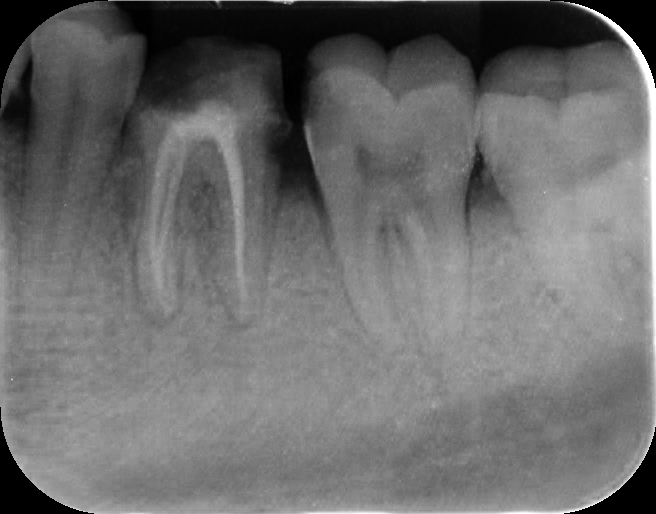
#> input picture project/sample_data/images/10.jpg, 656 x 514 px; its folder holds only this picture in this run
$ jupyter execute 'Final PreProcessing.ipynb'
#> lines starting #> are read from the running program, lines starting #| are printed output that depends on the picture; after the words box and inside, x2 and y2 are one past the last pixel; in counts of white or black regions, pixels touching at a corner belong together
[cell 1]
import matplotlib.pyplot as plt
import matplotlib.image as mpimg
import numpy as np
import os
from PIL import Image, ImageEnhance
import skimage
from skimage import io
from skimage import color
from skimage.filters import threshold_otsu
from skimage.feature import canny
from skimage.transform import rescale

[cell 2]
data_dir = 'sample_data/images'
sample_data = os.listdir(data_dir)
sample_data.sort(key=len)
sample_data

[cell 3]
save_dir = 'Processed_Img'

original_img = Image.open(os.path.join(data_dir, sample_data[0]))
#> original_img is the input picture: PIL image 656x514 RGB; min 0, max 255, mean 108.4
original_img_array = np.asarray(original_img)

original_img.thumbnail((32, 32))
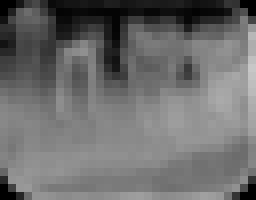
#> original_img: PIL image 32x25 RGB (shown 8 times larger); min 0, max 199, mean 108.3
resized_img_array = np.asarray(original_img)
io.imsave(os.path.join(save_dir, 'resized_img_array.png'), skimage.img_as_ubyte(resized_img_array))

pseudocolor_img_array = resized_img_array[:, :, 0]
io.imsave(os.path.join(save_dir, 'pseudocolor_img_array.png'), skimage.img_as_ubyte(pseudocolor_img_array))

cmap = plt.cm.nipy_spectral
cmap_img_array = cmap(pseudocolor_img_array)
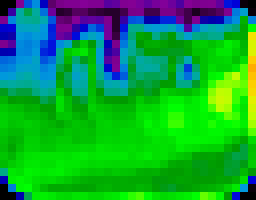
#> cmap_img_array: shape (25, 32, 4) float64 (shown 8 times larger); mean of channels 0, 1, 2, 3 0.0676, 0.639, 0.221, 1; drawn as R, G, B
io.imsave(os.path.join(save_dir, 'cmap_img_array.png'), skimage.img_as_ubyte(cmap_img_array))

fig, (ax1, ax2, ax3, ax4) = plt.subplots(1, 4, figsize=(12, 12))
ax1.imshow(original_img_array)
ax2.imshow(resized_img_array)
ax3.imshow(pseudocolor_img_array)
ax4.imshow(cmap_img_array)
fig.tight_layout()
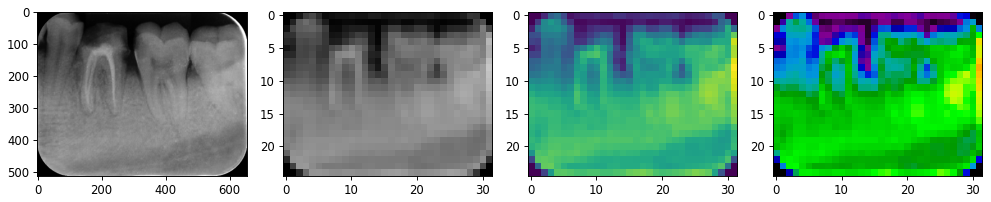
#> figure drawn by matplotlib, 4 panels

[cell 4]
print(np.shape(original_img_array))
#| (514, 656, 3)
print(np.shape(resized_img_array))
#| (25, 32, 3)
print(np.shape(pseudocolor_img_array))
#| (25, 32)
print(np.shape(cmap_img_array))
#| (25, 32, 4)

[cell 5]
interpolation = ['none', 'antialiased', 'nearest', 'bilinear', 'bicubic', 'spline16',
                 'spline36', 'hanning', 'hamming', 'hermite', 'kaiser', 'quadric',
                 'catrom', 'gaussian', 'bessel', 'mitchell', 'sinc', 'lanczos']

[cell 6]
grayscale_resized_img = Image.open(os.path.join(save_dir, 'pseudocolor_img_array.png'))
sharp_enhancer = ImageEnhance.Sharpness(grayscale_resized_img)
sharp_img = sharp_enhancer.enhance(5.0)
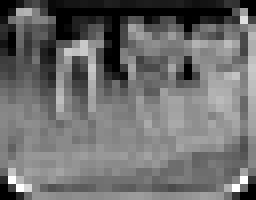
#> sharp_img: PIL image 32x25 L (shown 8 times larger); min 0, max 255, mean 109.5
contrast_enhancer = ImageEnhance.Contrast(sharp_img)
contrast_img = contrast_enhancer.enhance(1.5)
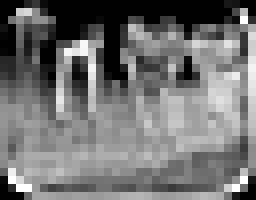
#> contrast_img: PIL image 32x25 L (shown 8 times larger); min 0, max 255, mean 113.9
img_array = np.asarray(contrast_img)
edge_detection = canny(img_array, sigma=1)
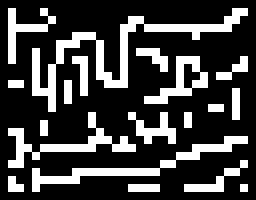
#> edge_detection: shape (25, 32) bool (shown 8 times larger); 25.5% white in thin lines or dots, all inside (x1, y1, x2, y2) = (1, 1, 31, 24)

fig, (ax1, ax2, ax3, ax4, ax5) = plt.subplots(1, 5, figsize=(12,12))
ax1.imshow(grayscale_resized_img)
ax2.imshow(grayscale_resized_img, interpolation=interpolation[-5])
ax3.imshow(sharp_img, interpolation=interpolation[-5])
ax4.imshow(contrast_img, interpolation=interpolation[-5])
ax5.imshow(edge_detection, interpolation=interpolation[-5])
fig.tight_layout()

[cell 7]
img = color.rgb2gray(original_img_array)
img_rescale = rescale(img, 0.5)
print(np.shape(img))
#| (514, 656)
print(np.shape(img_rescale))
#| (257, 328)

[cell 8]
fig, (ax1, ax2) = plt.subplots(1, 2)
ax1.imshow(img)
ax2.imshow(img_rescale)
fig.tight_layout()

$ run again, on project/sample_data/images/6.jpg
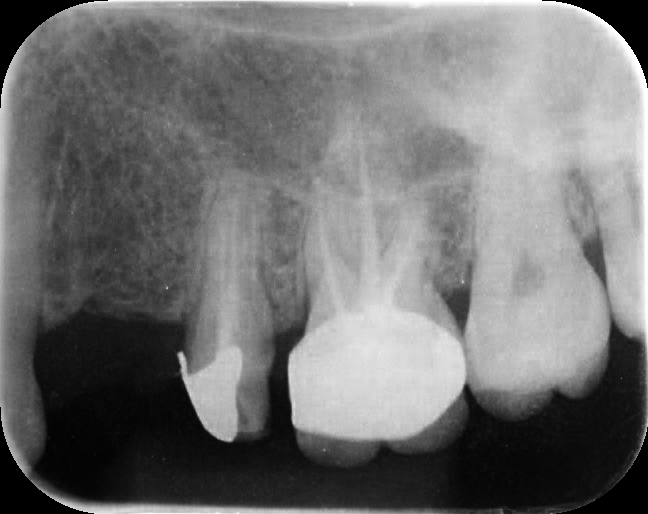
#> input picture project/sample_data/images/6.jpg, 648 x 514 px
#> original_img is the input picture: PIL image 648x514 RGB; min 0, max 255, mean 114.1
#> original_img: PIL image 32x25 RGB
#> `[cell 3] save_dir = 'Processed_Img'  original_img = Image.open(os.path..`:
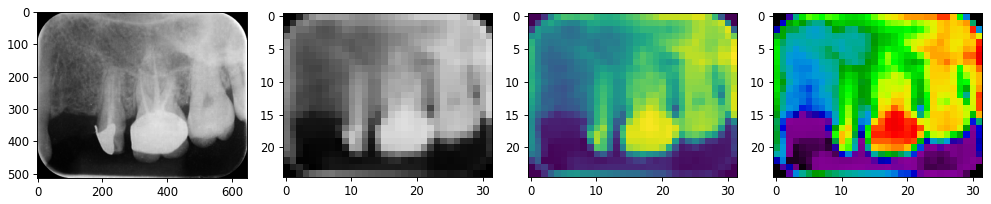
#> figure drawn by matplotlib, 4 panels
#| (514, 648, 3)
#| (25, 32, 3)
#| (25, 32)
#| (25, 32, 4)
#> `edge_detection = canny(img_array, sigma=1)`:
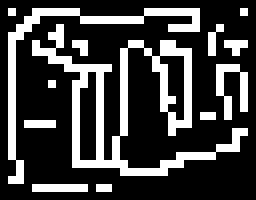
#> edge_detection: shape (25, 32) bool (shown 8 times larger); 25.8% white in thin lines or dots, all inside (x1, y1, x2, y2) = (1, 1, 31, 24)
#| (514, 648)
#| (257, 324)

$ run again, on project/sample_data/images/695.jpg
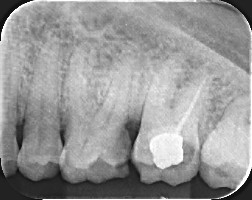
#> input picture project/sample_data/images/695.jpg, 252 x 200 px
#> original_img is the input picture: PIL image 252x200 RGB; min 4, max 255, mean 151.2
#> original_img: PIL image 32x25 RGB
#| (200, 252, 3)
#| (25, 32, 3)
#| (25, 32)
#| (25, 32, 4)
#> `edge_detection = canny(img_array, sigma=1)`:
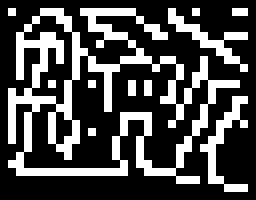
#> edge_detection: shape (25, 32) bool (shown 8 times larger); 29.4% white in thin lines or dots, all inside (x1, y1, x2, y2) = (1, 1, 31, 24)
#> `img_rescale = rescale(img, 0.5)`:
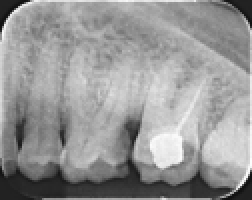
#> img_rescale: shape (100, 126) float64 (shown 2 times larger); min 0.063, max 0.994, mean 0.593
#| (200, 252)
#| (100, 126)

$ run again, on project/sample_data/images/7.jpg
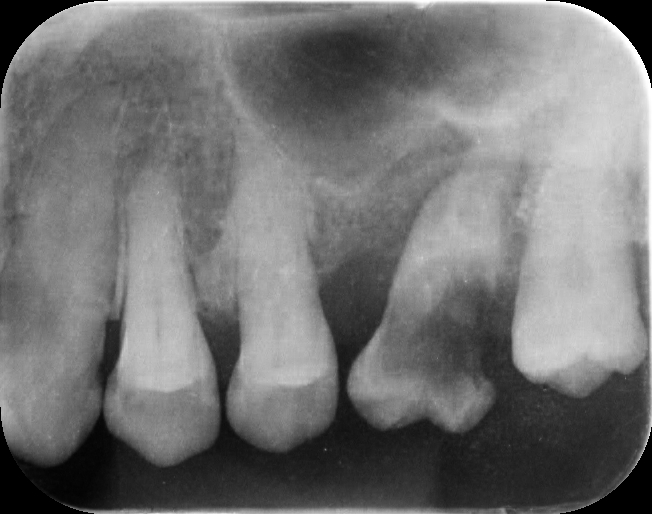
#> input picture project/sample_data/images/7.jpg, 652 x 514 px
#> original_img is the input picture: PIL image 652x514 RGB; min 0, max 255, mean 115.3
#> original_img: PIL image 32x25 RGB
#> `[cell 3] save_dir = 'Processed_Img'  original_img = Image.open(os.path..`:
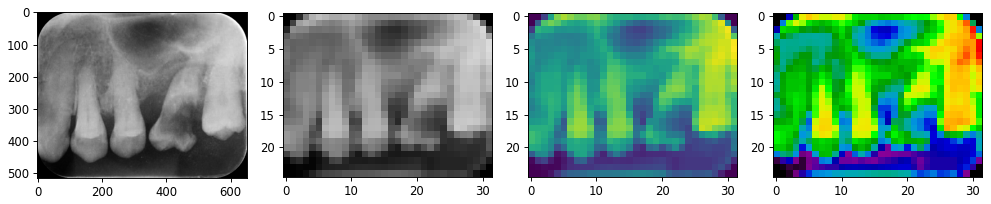
#> figure drawn by matplotlib, 4 panels
#| (514, 652, 3)
#| (25, 32, 3)
#| (25, 32)
#| (25, 32, 4)
#> `edge_detection = canny(img_array, sigma=1)`:
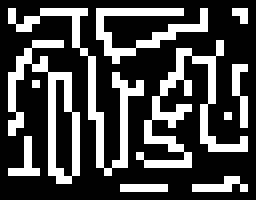
#> edge_detection: shape (25, 32) bool (shown 8 times larger); 28.6% white in thin lines or dots, all inside (x1, y1, x2, y2) = (1, 1, 31, 24)
#| (514, 652)
#| (257, 326)
